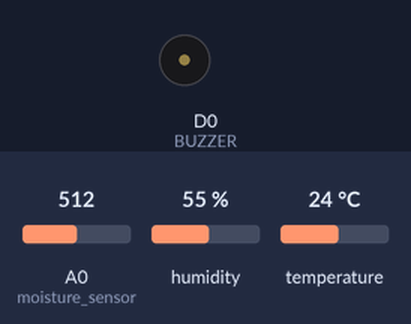
A sketch run on a simulated ESP8266 (NodeMCU). Parts: buzzer (waves = sounding, pin HIGH). The inputs (shaded band) are chosen by the test bench; at power-on: humidity 55 %, A0 (moisture_sensor) = 512, temperature 24 °C. What the sketch prints to the serial monitor is not drawn.

Above: at 2.7 s.
2.8 s: humidity set to 74 %
4.7 s: humidity set to 77 %
At 6.1 s:
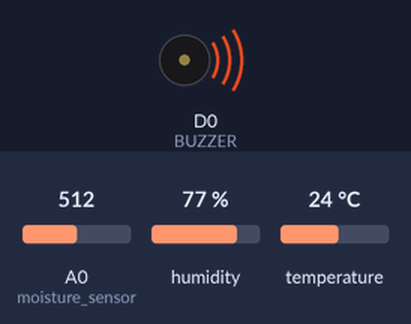
10.7 s: humidity set to 22 %
At 10.7 s:
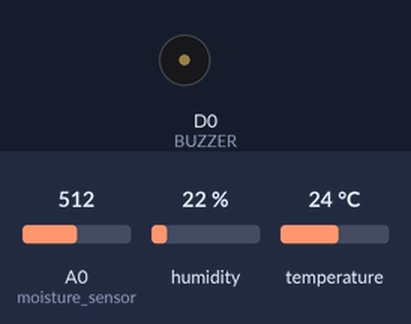
12.2 s: humidity set to 88 %
At 14.4 s:
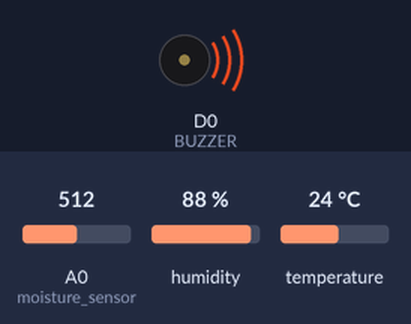
Timing chart, 0 to 19.2 s (numbered marks = the images above; inputs shaded):
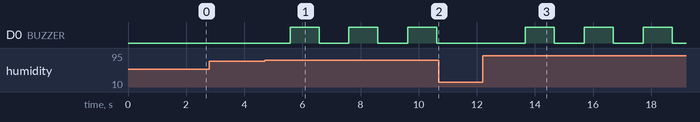

Measured:
- the behaviour switches between 75 and 76 % on humidity (found by bisection; images 0 and 1)
- after the input at 4.7 s, D0 (BUZZER): alternates HIGH for 1.0 s and LOW for 1.0 s, starting after 0.88 s
- after the input at 10.7 s, D0 (BUZZER): stays LOW (without the input it goes to HIGH after 0.95 s)
- after the input at 12.2 s, D0 (BUZZER): alternates HIGH for 1.0 s and LOW for 1.0 s, starting after 1.5 s

The sketch:

Temperature_humidity_and_moisture_alert.ino
```cpp
// Ubidots through HTTP protocol.

/****************************************
 * Include Libraries
 ****************************************/
#include "DHT.h"
#define DHTPIN D4
#define DHTTYPE DHT11
DHT dht(DHTPIN, DHTTYPE);

#include "Ubidots.h"

/****************************************
 * Define Instances and Constants
 ****************************************/
const char* UBIDOTS_TOKEN = "BBFF-CAtw2kVeiTyN73P1SaCLdXn3pxFMyW";  // Put here your Ubidots TOKEN
const char* WIFI_SSID = "...";      // Put here your Wi-Fi SSID
const char* WIFI_PASS = "...";      // Put here your Wi-Fi password
Ubidots ubidots(UBIDOTS_TOKEN, UBI_HTTP);

/****************************************
 * Auxiliar Functions
 ****************************************/

// Put here your auxiliar functions

/****************************************
 * Main Functions
 ****************************************/
#define BUZZER D0
int moisture_sensor = A0;
int value;

void setup() {
  Serial.begin(115200);
  dht.begin();
  ubidots.wifiConnect(WIFI_SSID, WIFI_PASS);
  // ubidots.setDebug(true);  // Uncomment this line for printing debug messages
  pinMode(moisture_sensor, INPUT);
  pinMode(BUZZER, OUTPUT);
}

void loop() {

    value = analogRead(moisture_sensor);
    value = map(value, 0, 1023, 100, 0);
    Serial.println(value);


  float h = dht.readHumidity();
  float t = dht.readTemperature();
  ubidots.add("temperature", t);  // Change for your variable name
  ubidots.add("humidity", h);
  ubidots.add("moisture", value);


  bool bufferSent = false;
  bufferSent = ubidots.send("temp_hum");  // Will send data to a device label that matches the device Id

  if (bufferSent) {
    // Do something if values were sent properly
    Serial.println("Values sent by the device");
  }
if(h>75)
{
   digitalWrite(BUZZER, HIGH);
   delay(1000);
   digitalWrite(BUZZER,LOW);
   delay(1000);
}
if(75<h>80)
{
   digitalWrite(BUZZER, HIGH);
   delay(500);
   digitalWrite(BUZZER,LOW);
   delay(500);
}
else
{
  digitalWrite(BUZZER,LOW);
}
 // delay(5000);


}
```
